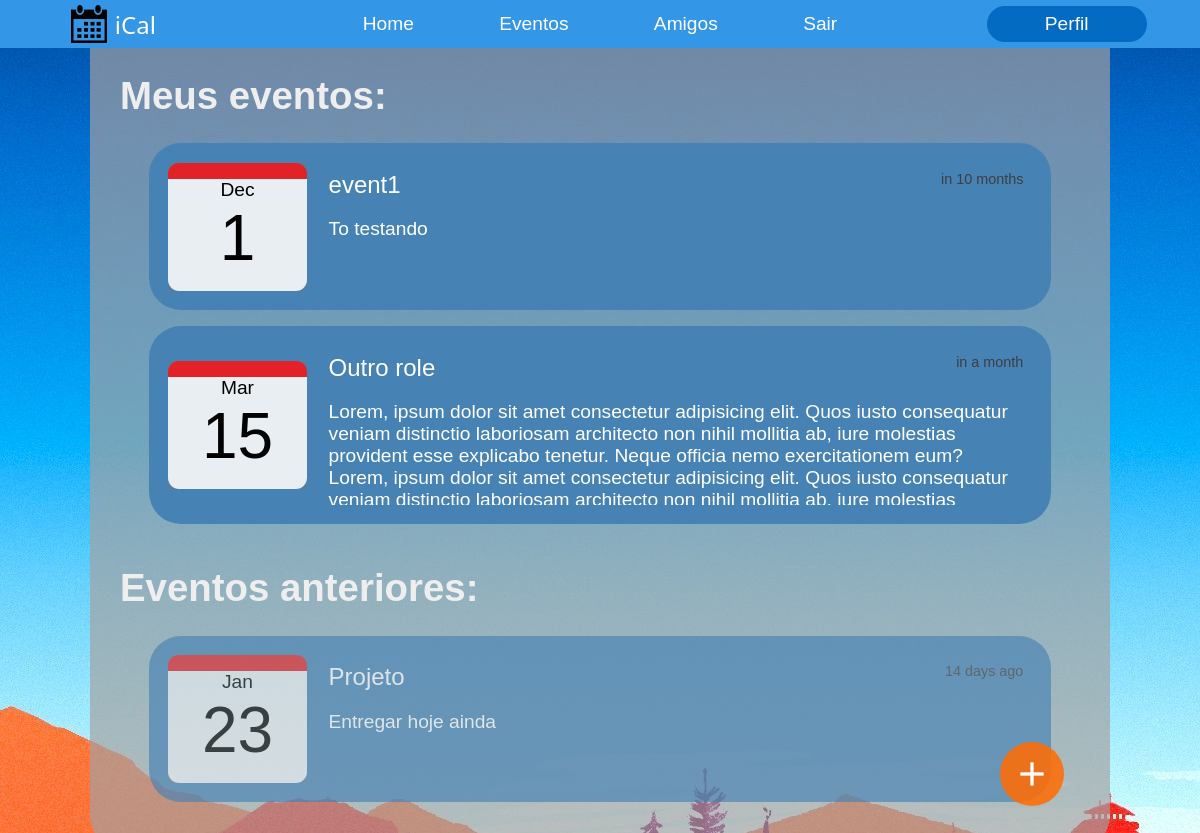
Before: /event (signed in) with the older database file.
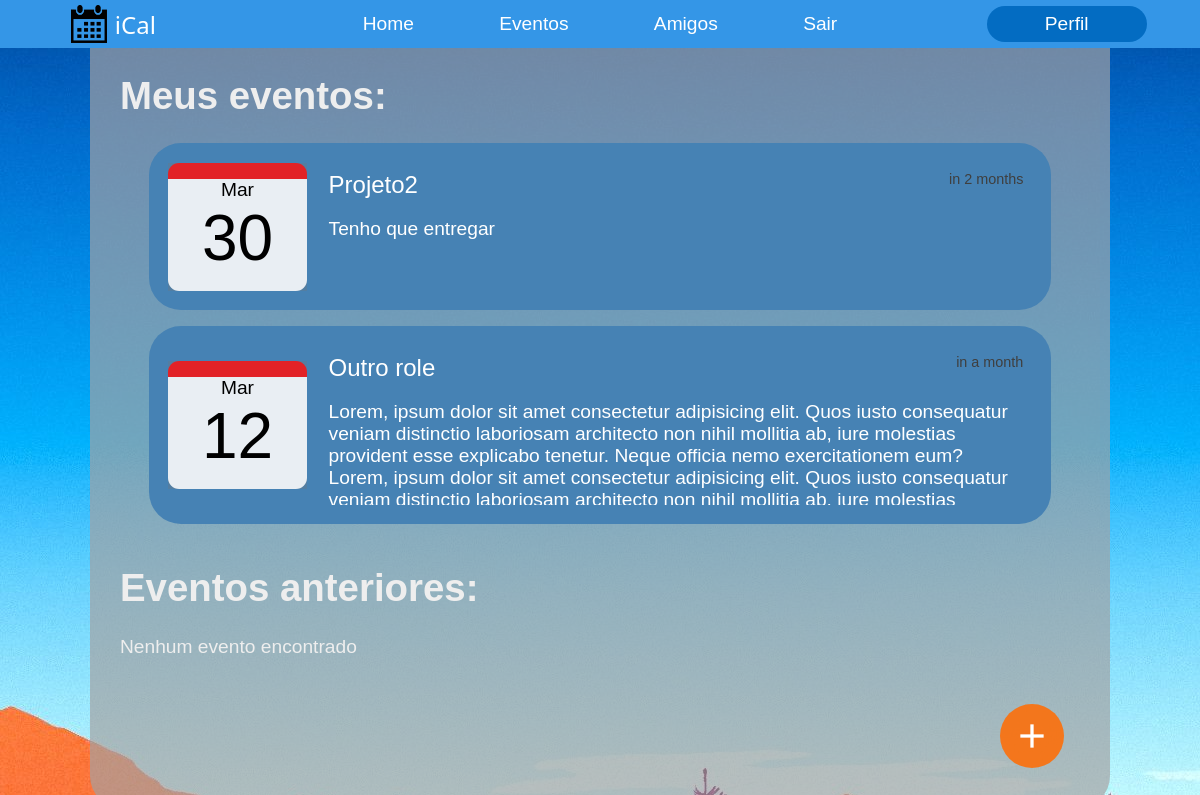
After: the same page with the newer database file.
### app/models.py (models this page shows, shortened)
class Event(db.Model):
    id = db.Column(db.Integer, primary_key = True)
    title = db.Column(db.String(32), nullable = False)
    description = db.Column(db.String(128))
    date_start = db.Column(db.DateTime, index = True, nullable=False)
    date_end = db.Column(db.DateTime, nullable=False)
    event_owner = db.Column(db.Integer, db.ForeignKey('user.id') )

### app/routes.py (the view)
@app.route('/event')
@login_required
def event_page():
    user = User.query.filter_by(username = current_user.username).first()
    nextEvent = Event.query.filter(Event.event_owner == user.id).filter(Event.date_start > datetime.now()).order_by(Event.date_start.desc()).all()
    pastEvent = Event.query.filter(Event.event_owner == user.id).filter(Event.date_start < datetime.now()).order_by(Event.date_start.desc()).all()
    return render_template('event.html', user=user, nextEvent=nextEvent, pastEvent = pastEvent)

### app/models.py (called while the page is built)
@login.user_loader
def load_user(id):
    return User.query.get(int(id))

### app/templates/event.html
{%  extends "layout.html"   %}
{%  block content   %}
<h1> Meus eventos:</h1>
{%  if nextEvent|length == 0    %}
<p> Nenhum evento marcado</p>
{%  else    %}
<div id="event_list">
    {% for e in nextEvent %}
    <div class="event_block" >
        <div class="calendar_icon">
        <div class = "calendar_icon_head"> </div>
        <div class = "calendar_icon_content">
            <p>{{moment(e.date_start).format('MMM')}}</p>
            <p class="icon_day"> {{moment(e.date_start).format('D')}}</p>
        </div>
        </div>
        <div class = "event_block_content" id = "{{ 'event_' + e.id|string}}" onclick="editorTabNext(this)">
        <p class="event_block_title">{{e.title}}
            <span class="event_block_initClock">{{moment(e.date_start).fromNow()}}</span>
        </p>
        <p class="event_block_description">{{e.description}}</p>
    </div>
</div>
    {%  endfor  %}
</div>
{%  endif   %}
<h1> Eventos anteriores:</h1>
{%  if pastEvent|length == 0    %}
<p> Nenhum evento encontrado</p>
{%  else    %}
<div id="event_list">
    {% for e in pastEvent %}
    <div class="event_block" id="past_events" >
        <div class="calendar_icon">
        <div class = "calendar_icon_head"> </div>
        <div class = "calendar_icon_content">
            <p>{{moment(e.date_start).format('MMM')}}</p>
            <p class="icon_day"> {{moment(e.date_start).format('D')}}</p>
        </div>
        </div>
        <div class = "event_block_content" id = "{{ 'event_' + e.id|string}}" onclick="editorTabPast(this)">
        <p class="event_block_title">{{e.title}}
            <span class="event_block_initClock">{{moment(e.date_start).fromNow()}}</span>
        </p>
        <p class="event_block_description">{{e.description}}</p>
    </div>
</div>
    {%  endfor  %}
</div>
{%  endif   %}
<a class = "event_button" id="add_button" href="/event/new"><i class="material-icons editor_icons">add</i></a>
{%  endblock    %}

### app/templates/layout.html (shortened to what this page needs)
<!DOCTYPE html>
<head>
    <link rel="stylesheet" href= "../static/css/main.css">
</head>
<body>
{%  if  current_user.is_authenticated %}
<div class= "header">
    <div id="header_logo">
    <img src='../static/images/calendar_icon.png' id="logo_img">
    <p id="logo_text">iCal</p>
    </div>
    <div id="header_scroll_menu">
    <ul id = "header_menu">
        <li><a href = '/home'>Home</a></li>
        <li><a href = '/event'>Eventos</a></li>
        <li><a href = '/friend'>Amigos</a></li>
        <li><a href = '/logout'>Sair</a></li>
    </ul>
    </div>
    <a href="{{url_for('user', username = current_user.username) }}"> <div class = "myButton" id="profileButton">Perfil</div></a>
</div>
{%  endif   %}
<div id="body_content">
{%  block content %}{%  endblock    %}
</div>
</body>

### app/static/css/main.css (style rules this page uses)
body { background-image: url("../images/wallpaper.jpg"); width: 100%; overflow-x: hidden; overflow-y: scroll; margin: 0; font-size: 1.2em; font-family: Verdana, Geneva, Tahoma, sans-serif; display: flex; color: rgb(238, 238, 238); align-items: center; flex-direction: column; }
h1 { font-family: 'Lucida Sans', 'Lucida Sans Regular', 'Lucida Grande', 'Lucida Sans Unicode', Geneva, Verdana, sans-serif }
a { color:white; text-decoration: none; }
#body_content { padding: 2.5%; padding-block-start: 0; height: max-content; box-sizing: border-box; background-color: rgba(165, 161, 161, 0.678); width: 85%; min-height: 95vh; border-color: transparent; border-bottom-left-radius: 2rem; border-bottom-right-radius: 2rem; }
.header { box-sizing: border-box; position: sticky; top:0; left: 0; font-size: 1em; align-items: center; justify-content: space-around; background-color: rgb(52, 150, 231); z-index: 2; width: 100%; height: 3rem; display: flex; }
#header_logo { height: 100%; width: 10%; display: flex; flex-direction: row; align-items: center; justify-content: center; }
#logo_img { width: 30%; height: 80%; color: white; margin-inline-end: 0.5rem; }
#logo_text { font-family: 'Segoe UI', Tahoma, Geneva, Verdana, sans-serif; color: white; font-size: 1.5rem; }
#header_scroll_menu { display: flex; flex-direction: row; justify-content: space-around; width: 50%; }
#header_menu { list-style: none; display: flex; width: 100%; justify-content: space-around; }
#header_menu li { text-align: center; color: white; cursor: pointer; }
#header_menu li a { text-decoration: none; color: white; cursor: pointer; }
.myButton { width: 10rem; height: 2.25rem; display: flex; border-radius: 2rem; align-items: center; justify-content: center; background-color: rgb(3, 108, 194); cursor: pointer; }
.event_button { width: 4rem; height: 4rem; border-radius: 3rem; color: white; display: flex; justify-content: center; text-decoration: none; margin-inline-end: 1rem; }
#add_button { position: fixed; bottom: 5%; right: 10%; background-color: rgba(255, 108, 4, 0.87); }
.material-icons.editor_icons { color: white; align-self: center; justify-self: center; font-size: 2.5rem; }
.event_block { display: flex; flex-direction: row; justify-content: flex-start; width: 90%; background-color: steelblue; padding: 2%; border-color: transparent; border-radius: 2rem; cursor: pointer; color: white; margin-block-end: 1rem; max-height: 10rem; }
.event_block_content { display: flex; width: 90%; flex-direction: column; overflow-y: scroll; padding: 1%; padding-left: 2.5%; }
.event_block_title { margin-block-start: 0; margin-block-end: 0; font-size: 1.5rem; display: flex; justify-content: space-between; }
.event_block_initClock { font-size: 0.9rem; color: rgb(63, 63, 63); }
#event_list { width: 100%; display: flex; flex-direction: column; align-items: center; }
.calendar_icon { width: 18%; min-width: 8rem; height: 8rem; background-color: rgba(119, 117, 117, 0.281); align-self: center; }
.calendar_icon_head { background-color: rgba(253, 17, 17, 0.842); width: 100%; height: 1rem; border-top-left-radius: .7rem; border-top-right-radius: .7rem; }
.calendar_icon_content { text-align: center; color:black; width: 100%; height: 7rem; background-color: rgba(255, 255, 255, 0.87); border-bottom-left-radius: .7rem; border-bottom-right-radius: .7rem; }
.calendar_icon_content p { margin-block-start: 0; margin-block-end: 0; }
.icon_day { font-size: 4rem; }

Changed rows visible on the page:
removed Event: date_start "Dec", date_start "1", title "event1", date_start "in 10 months", description "To testando", shown under "Meus eventos:"
removed Event: date_start "Jan", date_start "23", title "Projeto", date_start "14 days ago", description "Entregar hoje ainda", shown under "Eventos anteriores:"
added Event: date_start "Mar", date_start "30", title "Projeto2", date_start "in 2 months", description "Tenho que entregar", shown under "Meus eventos:"
changed Event "Outro role": date_start "15" → "12"
Other visible differences:
text now shown: "Nenhum evento encontrado"
